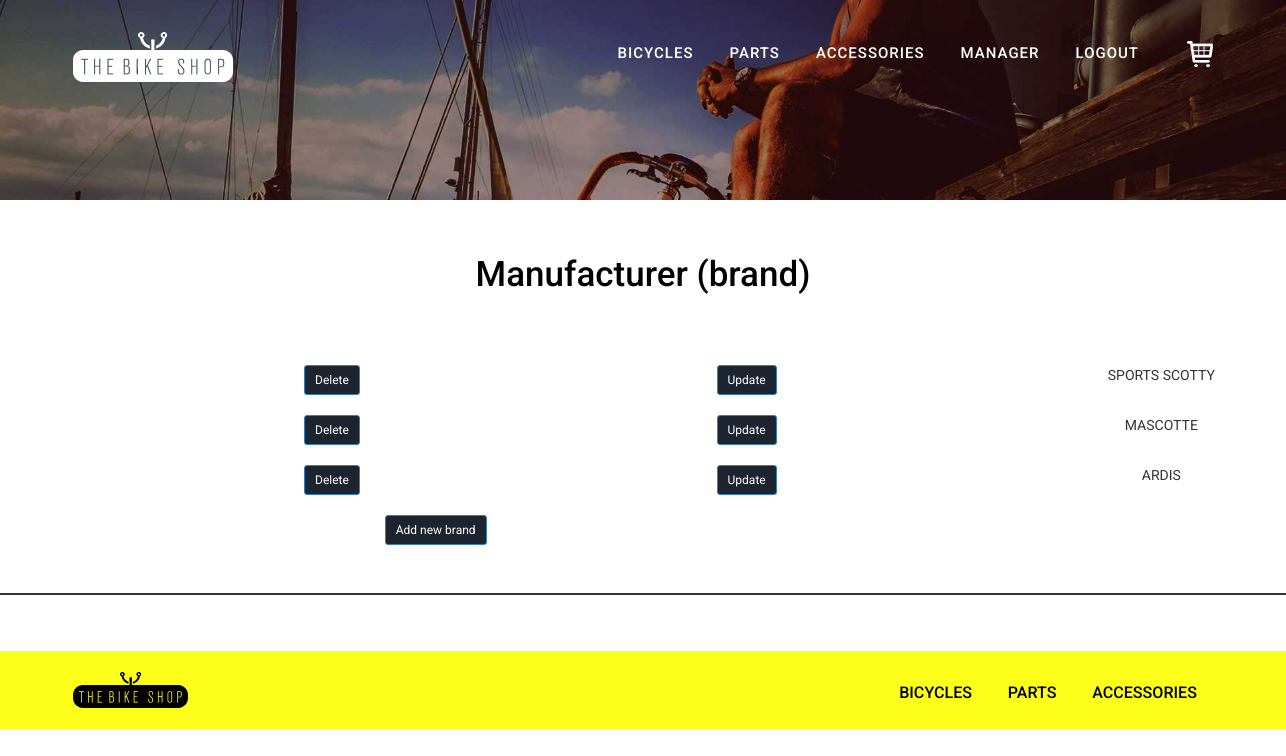
Screenshot of /bicycles/categories_brand/ (signed in) with the database file from the repository.
### bicycles/models.py (models this page shows, shortened)
class Bike_brand(models.Model):
    title = models.CharField(max_length=50, unique=True)
    categories_bicycles = models.IntegerField()
    is_visible = models.BooleanField(default=True)

### bicycles/views.py (the view)
# urls.py: path('categories_brand/', categories_brand, name='categories_brand'),
@login_required(login_url='/login/')
@user_passes_test(is_member)
def categories_brand(request):
    brand = Bike_brand.objects.all().order_by('categories_bicycles')
    return render(request, 'categories_brand.html', context={'brand':brand})

### bicycles/views.py (called while the page is built)
def is_member(user):
    return user.groups.filter(name='manager').exists() or \
           user.is_staff

### cart/context_processors.py (called while the page is built)
def cart(request):
    return {'cart':Cart(request)}

### cart/models.py (called while the page is built)
    def __len__(self):
        return sum(item['quantity'] for item in self.cart.values())

### bicycles/templates/categories_brand.html (shortened to what this page needs)
{% extends 'base.html' %}
{% block content %}
{% include 'banner_small.html' %}
    <div class="bikes">
        <div class="mountain-sec">
            <div class="section-title text-center">
                <h2>Manufacturer (brand)</h2>
                <div class="col-md-12 col-md-offset-1">
                    {% for item in brand %}
                    <div class="row">
                        <div class="col-md-4">
                            <a href='{% url "bicycles:delete_bike_brand" pk=item.pk%}'>
                                <button type="button" class="btn btn-primary btn-sm">Delete</button>
                            </a>
                        </div>
                        <div class="col-md-4">
                            <a href='{% url "bicycles:update_bike_brand" pk=item.pk%}'>
                                <button type="button" class="btn btn-primary btn-sm">Update</button>
                            </a>
                        </div>
                        <div class="col-md-4">{{ item.title }}</div>
                    </div>
                    <br/>
                    {% endfor %}
                    <div class="row">
                        <div class='col-md-6 centered'>
                             <a href='{% url "bicycles:add_bike_brand" %}'>
                                <button type="button" class="btn btn-primary btn-sm">Add new brand</button>
                             </a>
                        </div>
                    </div>
                    <br/>
                </div>
            </div>
        </div>
    </div>
{% endblock %}

### static/css/style.css (style rules this page uses)
body { margin:0; padding:0; background:#fff; font-family: 'Roboto', sans-serif; }
body a { transition:0.5s all; -webkit-transition:0.5s all; -moz-transition:0.5s all; -o-transition:0.5s all; -ms-transition:0.5s all; }
h1,h2,h3,h4,h5,h6 { margin:0; }
.bikes { padding:6em 0 2em 0; }
.bikes { padding:4em 0; }
.mountain-sec,.singlespeed-sec { border-bottom:2px solid; padding:0 1.5em 2em 1.5em; }
.bikes h2 { color:#000; font-size:2.5em; font-weight:500; margin-bottom:2em; text-align:center; }

### rows the page displays
Bike_brand: title "SPORTS SCOTTY"
Bike_brand: title "MASCOTTE"
Bike_brand: title "ARDIS"
